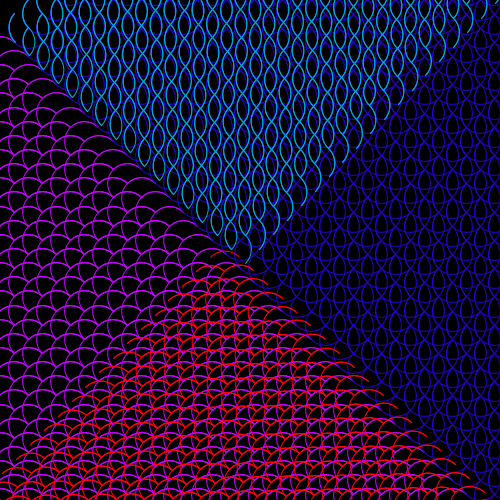
Frame 1 (no input)
Frame 60 (the mouse pressed at the canvas centre just before this capture): identical to frame 1, image omitted
Frame 120 (the mouse held since frame 60 and released just before this capture): identical to frame 1, image omitted

The Processing sketch that drew this single still picture (run headless with seeded random() and noise(); from frame 60 on, the mouse is pressed at the canvas centre):

// Processing sketch: processing_82935
// ── processing_82935.pde

void setup()
{size(500,500);

}

void draw()
{
noStroke();
background(0);


noFill();
rotate(PI/4);
for (int i = 40; i <700; i = i + 20)
for (int j=-500; j<900; j=j+20){
stroke(#C303FF);
arc(j,i,40,40,PI,PI/2+PI);
arc(j,i+20,40,40,PI,PI/2+PI);
arc(j+20,i,40,40,PI,PI/2+PI);
arc(j+20,i,40,40,PI/2,PI);
}

//3e ligne
//forme 2 en haut à gauche
stroke(#2800CB);
noFill();
rotate(-PI/2);
for (int i=40; i <800; i = i + 20)
for (int j=20; j<1000; j=j+20)
{arc(j-20,i,40,40,PI,PI/2+PI);
arc(j-20,i,40,40,PI/2,PI);
arc(j,i,40,40,PI,PI/2+PI);
arc(j-20,i,40,40,0,PI/2);}

//3e ligne
//forme 2 en haut à gauche
stroke(#00A8D8);
noFill();
rotate(-PI/150);
for (int i=40; i <360; i = i + 20)
for (int j=20; j<2000; j=j+20)
{arc(j-20,i,40,40,PI,PI/2+PI);
arc(j-40,i,40,40,0,PI/2);
arc(j-20,i,40,40,PI,PI/2+PI);
arc(j-20,i,40,40,0,PI/2);}

stroke(#FF0011);
rotate(PI/2);
for (int i = 40; i <600; i = i + 20) 
for (int j=350; j<800; j=j+20)
{arc(j,i,40,40,PI,PI/2+PI);
arc(j,i+20,40,40,PI,PI/2+PI);
arc(j+20,i,40,40,PI,PI/2+PI);
arc(j+20,i,40,40,PI/2,PI);
}
}
